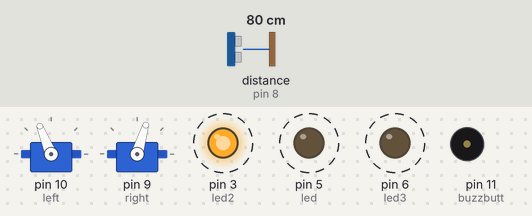
A sketch run on a simulated Arduino Uno, built with avr-gcc and run on an emulated ATmega328P. On the bench: 2 × servo, output pins drawn as LEDs (lit = HIGH), buzzer (waves = sounding). Dashed ring = blinking. The inputs (shaded band) are chosen by the test bench; at power-on: distance to the obstacle (sensor on pin 8) 80 cm. The echo pulse lasts 58.3 µs per cm.

Above: at 0.96 s.
1.6 s: distance to the obstacle (sensor on pin 8) set to 55 cm
5.0 s: distance to the obstacle (sensor on pin 8) set to 44 cm
At 5.21 s:
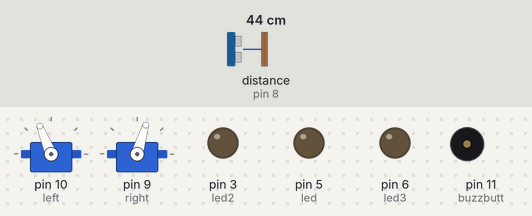
At 6.4 s:
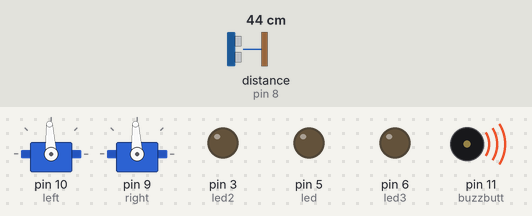
6.7 s: distance to the obstacle (sensor on pin 8) set to 60 cm
At 7.0 s:
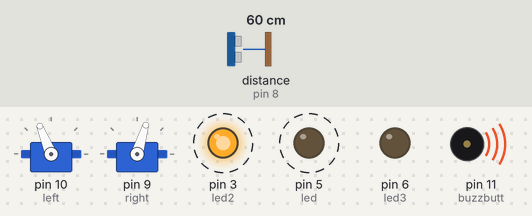
Timing chart, 0 to 16.1 s (numbered marks = the images above; inputs shaded):
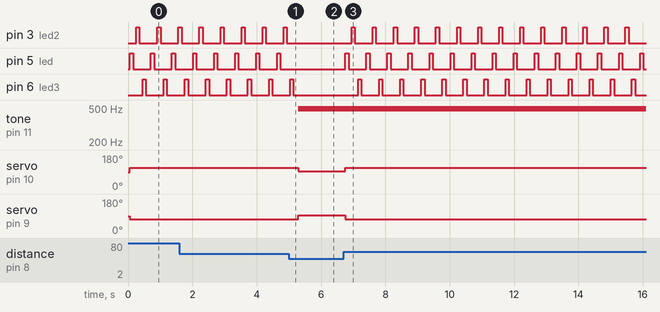

The sketch:

User_Program4_2.ino
```cpp
/*Software 1073 Arduino BoeBots
User Program
Method stubs are pre-made. add your own code to complete the challenge!

Program Task: Have the robot cycle the leds while driving, but if it sees a wall, stop and beep the buzzer
Feel free to view the example program within the same folder if you need help!
*/

#include <NewPing.h>
#include <Servo.h>
#define TRIGGER_PIN 12
#define ECHO_PIN 8
#define MAX_DISTANCE 200
NewPing sonar(TRIGGER_PIN, ECHO_PIN, MAX_DISTANCE);
Servo left;
Servo right;
int forward = 1700;
int forwar = 1300;
int poo = 1500;
int led = 5;
int led2 = 3;
int led3 = 6;
int buzzbutt = 11;

void cycle(){
  left.writeMicroseconds(forward);
  right.writeMicroseconds(forwar);
  digitalWrite(led, HIGH);
  delay(100);
  digitalWrite(led, LOW);
  delay(100);
  digitalWrite(led2, HIGH);
  delay(100);
  digitalWrite(led2, LOW);
  delay(100);
  digitalWrite(led3, HIGH);
  delay(100);
  digitalWrite(led3, LOW);
  delay(100);

}

void setup(){
pinMode(led, OUTPUT);
pinMode(led2, OUTPUT);
pinMode(led3, OUTPUT);
left.attach(10);
right.attach(9);
}

void loop(){
  delay(50);
  unsigned int uS = sonar.ping();
  unsigned int cmDist = uS / US_ROUNDTRIP_CM;
  Serial.println(cmDist);
  if (cmDist <= 50)
  {
    right.writeMicroseconds(poo);
    left.writeMicroseconds(poo);
    digitalWrite(led3, LOW);
    digitalWrite(led2, LOW);
    digitalWrite(led, LOW);
    analogWrite(buzzbutt, 2);
    delay(150);
    analogWrite(buzzbutt, 0);
    delay(40);
  }
    else
    {
        cycle();
    }


}
```

Measured:
- the behaviour switches between 50 and 49 cm on distance to the obstacle (sensor on pin 8) (found by bisection; images 0 and 1)
- after the input at 5.0 s, pin 3 (led2), pin 5 (led): stops changing and stays LOW; pin 6 (led3): goes on until 5.1 s, then stays LOW; tone on pin 11 (buzzbutt): silent → 490 Hz after 0.29 s; servo on pin 10 (left): 112° → 93° after 0.29 s; servo on pin 9 (right): 73° → 93° after 0.29 s
- after the input at 6.7 s, pin 3 (led2): alternates HIGH for 0.10 s and LOW for 0.55 s, starting after 0.25 s; pin 5 (led): alternates HIGH for 0.10 s and LOW for 0.55 s, starting after 0.05 s
- by itself, pin 3 (led2), pin 5 (led), pin 6 (led3): alternates HIGH for 0.10 s and LOW for 0.55 s
